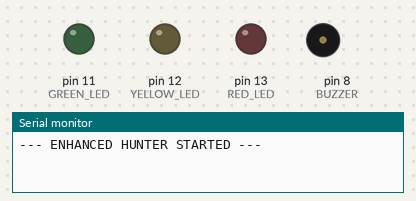
Bench run of a sketch on a simulated Arduino Uno, built with avr-gcc and run on an emulated ATmega328P. Shown: output pins drawn as LEDs (lit = HIGH), buzzer (waves = sounding), the last lines printed to the serial monitor. The modem accepts every AT command (registered, SIM ready, sends succeed) and sends nothing else. At 2.9 s the program stops and its outputs stay as they are.

Above: at 0.1 s.
At 2.65 s:
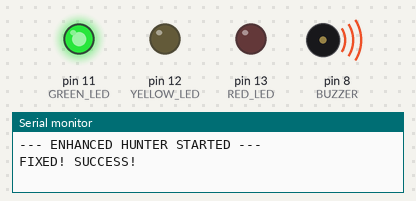
At 3.0 s:
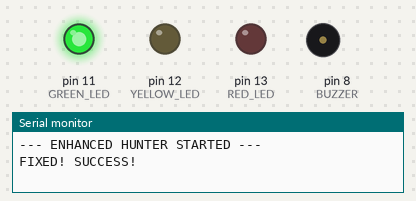
Timing chart, 0 to 4.4 s (numbered marks = the images above):
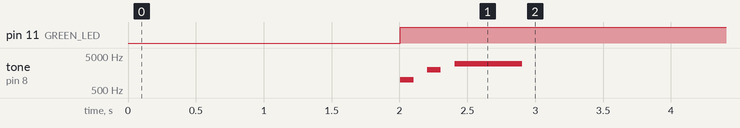

Measured:
- by itself, pin 11 (GREEN_LED): LOW → HIGH at 2.0 s
- by itself, tone on pin 8 (BUZZER): plays 1000 Hz for 0.10 s, 2000 Hz for 0.10 s, 3000 Hz for 0.50 s

The sketch:

wifi_baud_tester.ino
```cpp
#include <SoftwareSerial.h>

// --- PINS ---
const int RED_LED    = 13;
const int YELLOW_LED = 12;
const int GREEN_LED  = 11;
const int BUZZER     = 8;
SoftwareSerial espSerial(2, 3); // RX, TX

// We will try ALL these speeds
long possibleSpeeds[] = {115200, 74880, 57600, 38400, 19200, 4800};
int speedCount = 6;

void setup() {
  Serial.begin(9600);
  pinMode(RED_LED, OUTPUT);
  pinMode(YELLOW_LED, OUTPUT);
  pinMode(GREEN_LED, OUTPUT);
  pinMode(BUZZER, OUTPUT);

  digitalWrite(RED_LED, LOW);
  digitalWrite(YELLOW_LED, LOW);
  digitalWrite(GREEN_LED, LOW);

  Serial.println("--- ENHANCED HUNTER STARTED ---");
}

void loop() {
  // First, check if we are ALREADY fixed (Green Light Check)
  if (checkConnection(9600)) {
    victory();
  }

  // If not, cycle through all speeds
  for (int i = 0; i < speedCount; i++) {
    long currentSpeed = possibleSpeeds[i];

    // Blink Yellow to show we are switching speeds
    digitalWrite(YELLOW_LED, HIGH);
    delay(100);
    digitalWrite(YELLOW_LED, LOW);

    Serial.print("Attacking speed: ");
    Serial.println(currentSpeed);

    attemptFix(currentSpeed);

    // Check if it worked immediately
    if (checkConnection(9600)) {
      victory();
    }
  }
}

void attemptFix(long baudRate) {
  espSerial.begin(baudRate);
  delay(50);

  // Fire EVERY known command to change baud rate
  espSerial.println("AT+UART_DEF=9600,8,1,0,0"); // Standard
  delay(50);
  espSerial.println("AT+CIOBAUD=9600");          // Older Firmware
  delay(50);
  espSerial.println("AT+IPR=9600");              // Rare Firmware
  delay(50);

  // Reset just in case
  espSerial.println("AT+RST");
  delay(100);

  espSerial.end();
}

bool checkConnection(long baudRate) {
  espSerial.begin(baudRate);
  delay(200);

  // Clear buffer
  while(espSerial.available()) espSerial.read();

  // Ask "Are you there?"
  espSerial.println("AT");
  delay(800);

  // Listen for "OK"
  String response = "";
  long start = millis();
  while (millis() - start < 1000) {
    while(espSerial.available()) {
      char c = espSerial.read();
      response += c;
    }
  }
  espSerial.end();

  if (response.indexOf("OK") >= 0) {
    return true;
  }
  return false;
}

void victory() {
  Serial.println("FIXED! SUCCESS!");
  digitalWrite(RED_LED, LOW);
  digitalWrite(YELLOW_LED, LOW);
  digitalWrite(GREEN_LED, HIGH); // GREEN LIGHT!

  // Victory Sound
  tone(BUZZER, 1000, 100); delay(200);
  tone(BUZZER, 2000, 100); delay(200);
  tone(BUZZER, 3000, 500); delay(500);

  while(1) { } // Stay Green forever
}
```
